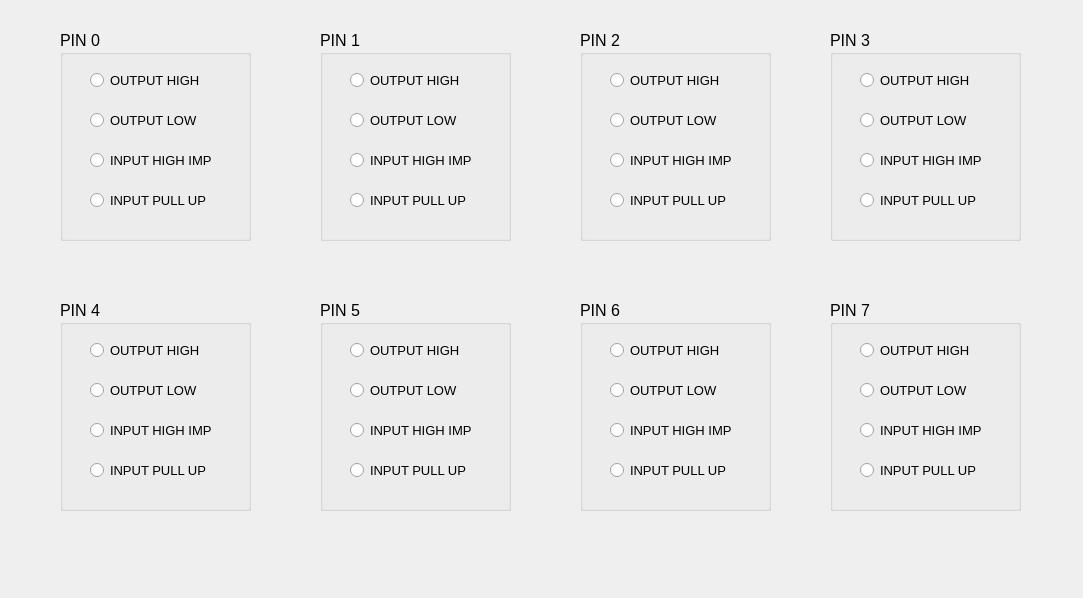
   <widget class="QWidget" name="portaPage">
    <property name="geometry">
     <rect>
      <x>0</x>
      <y>0</y>
      <width>1083</width>
      <height>598</height>
     </rect>
    </property>
    <attribute name="label">
     <string>PORTA</string>
    </attribute>
    <widget class="QGroupBox" name="portaPin0Box">
     <property name="geometry">
      <rect>
       <x>60</x>
       <y>30</y>
       <width>191</width>
       <height>211</height>
      </rect>
     </property>
     <property name="font">
      <font>
       <pointsize>12</pointsize>
      </font>
     </property>
     <property name="title">
      <string>PIN 0</string>
     </property>
     <widget class="QRadioButton" name="portaPin0OutputLowRadio">
      <property name="geometry">
       <rect>
        <x>30</x>
        <y>80</y>
        <width>131</width>
        <height>20</height>
       </rect>
      </property>
      <property name="font">
       <font>
        <pointsize>10</pointsize>
       </font>
      </property>
      <property name="text">
       <string>OUTPUT LOW</string>
      </property>
     </widget>
     <widget class="QRadioButton" name="portaPin0InputHighImpRadio">
      <property name="geometry">
       <rect>
        <x>30</x>
        <y>120</y>
        <width>151</width>
        <height>20</height>
       </rect>
      </property>
      <property name="font">
       <font>
        <pointsize>10</pointsize>
       </font>
      </property>
      <property name="text">
       <string>INPUT HIGH IMP</string>
      </property>
     </widget>
     <widget class="QRadioButton" name="portaPin0InputPullRadio">
      <property name="geometry">
       <rect>
        <x>30</x>
        <y>160</y>
        <width>141</width>
        <height>20</height>
       </rect>
      </property>
      <property name="font">
       <font>
        <pointsize>10</pointsize>
       </font>
      </property>
      <property name="text">
       <string>INPUT PULL UP</string>
      </property>
     </widget>
     <widget class="QRadioButton" name="portaPin0OutputHighRadio">
      <property name="geometry">
       <rect>
        <x>30</x>
        <y>40</y>
        <width>131</width>
        <height>20</height>
       </rect>
      </property>
      <property name="font">
       <font>
        <pointsize>10</pointsize>
       </font>
      </property>
      <property name="text">
       <string>OUTPUT HIGH</string>
      </property>
     </widget>
    </widget>
    <widget class="QGroupBox" name="portaPin1Box">
     <property name="geometry">
      <rect>
       <x>320</x>
       <y>30</y>
       <width>191</width>
       <height>211</height>
      </rect>
     </property>
     <property name="font">
      <font>
       <pointsize>12</pointsize>
      </font>
     </property>
     <property name="title">
      <string>PIN 1</string>
     </property>
     <widget class="QRadioButton" name="portaPin1OutputLowRadio">
      <property name="geometry">
       <rect>
        <x>30</x>
        <y>80</y>
        <width>131</width>
        <height>20</height>
       </rect>
      </property>
      <property name="font">
       <font>
        <pointsize>10</pointsize>
       </font>
      </property>
      <property name="text">
       <string>OUTPUT LOW</string>
      </property>
     </widget>
     <widget class="QRadioButton" name="portaPin1InputHighImpRadio">
      <property name="geometry">
       <rect>
        <x>30</x>
        <y>120</y>
        <width>151</width>
        <height>20</height>
       </rect>
      </property>
      <property name="font">
       <font>
        <pointsize>10</pointsize>
       </font>
      </property>
      <property name="text">
       <string>INPUT HIGH IMP</string>
      </property>
     </widget>
     <widget class="QRadioButton" name="portaPin1InputPullRadio">
      <property name="geometry">
       <rect>
        <x>30</x>
        <y>160</y>
        <width>141</width>
        <height>20</height>
       </rect>
      </property>
      <property name="font">
       <font>
        <pointsize>10</pointsize>
       </font>
      </property>
      <property name="text">
       <string>INPUT PULL UP</string>
      </property>
     </widget>
     <widget class="QRadioButton" name="portaPin1OutputHighRadio">
      <property name="geometry">
       <rect>
        <x>30</x>
        <y>40</y>
        <width>141</width>
        <height>20</height>
       </rect>
      </property>
      <property name="font">
       <font>
        <pointsize>10</pointsize>
       </font>
      </property>
      <property name="text">
       <string>OUTPUT HIGH</string>
      </property>
     </widget>
    </widget>
    <widget class="QGroupBox" name="portaPin2Box">
     <property name="geometry">
      <rect>
       <x>580</x>
       <y>30</y>
       <width>191</width>
       <height>211</height>
      </rect>
     </property>
     <property name="font">
      <font>
       <pointsize>12</pointsize>
      </font>
     </property>
     <property name="title">
      <string>PIN 2</string>
     </property>
     <widget class="QRadioButton" name="portaPin2OutputLowRadio">
      <property name="geometry">
       <rect>
        <x>30</x>
        <y>80</y>
        <width>131</width>
        <height>20</height>
       </rect>
      </property>
      <property name="font">
       <font>
        <pointsize>10</pointsize>
       </font>
      </property>
      <property name="text">
       <string>OUTPUT LOW</string>
      </property>
     </widget>
     <widget class="QRadioButton" name="portaPin2InputHighImpRadio">
      <property name="geometry">
       <rect>
        <x>30</x>
        <y>120</y>
        <width>151</width>
        <height>20</height>
       </rect>
      </property>
      <property name="font">
       <font>
        <pointsize>10</pointsize>
       </font>
      </property>
      <property name="text">
       <string>INPUT HIGH IMP</string>
      </property>
     </widget>
     <widget class="QRadioButton" name="portaPin2InputPullRadio">
      <property name="geometry">
       <rect>
        <x>30</x>
        <y>160</y>
        <width>141</width>
        <height>20</height>
       </rect>
      </property>
      <property name="font">
       <font>
        <pointsize>10</pointsize>
       </font>
      </property>
      <property name="text">
       <string>INPUT PULL UP</string>
      </property>
     </widget>
     <widget class="QRadioButton" name="portaPin2OutputHighRadio">
      <property name="geometry">
       <rect>
        <x>30</x>
        <y>40</y>
        <width>141</width>
        <height>20</height>
       </rect>
      </property>
      <property name="font">
       <font>
        <pointsize>10</pointsize>
       </font>
      </property>
      <property name="text">
       <string>OUTPUT HIGH</string>
      </property>
     </widget>
    </widget>
    <widget class="QGroupBox" name="portaPin3Box">
     <property name="geometry">
      <rect>
       <x>830</x>
       <y>30</y>
       <width>191</width>
       <height>211</height>
      </rect>
     </property>
     <property name="font">
      <font>
       <pointsize>12</pointsize>
      </font>
     </property>
     <property name="title">
      <string>PIN 3</string>
     </property>
     <widget class="QRadioButton" name="portaPin3OutputLowRadio">
      <property name="geometry">
       <rect>
        <x>30</x>
        <y>80</y>
        <width>141</width>
        <height>20</height>
       </rect>
      </property>
      <property name="font">
       <font>
        <pointsize>10</pointsize>
       </font>
      </property>
      <property name="text">
       <string>OUTPUT LOW</string>
      </property>
     </widget>
     <widget class="QRadioButton" name="portaPin3InputHighImpRadio">
      <property name="geometry">
       <rect>
        <x>30</x>
        <y>120</y>
        <width>151</width>
        <height>20</height>
       </rect>
      </property>
      <property name="font">
       <font>
        <pointsize>10</pointsize>
       </font>
      </property>
      <property name="text">
       <string>INPUT HIGH IMP</string>
      </property>
     </widget>
     <widget class="QRadioButton" name="portaPin3InputPullRadio">
      <property name="geometry">
       <rect>
        <x>30</x>
        <y>160</y>
        <width>141</width>
        <height>20</height>
       </rect>
      </property>
      <property name="font">
       <font>
        <pointsize>10</pointsize>
       </font>
      </property>
      <property name="text">
       <string>INPUT PULL UP</string>
      </property>
     </widget>
     <widget class="QRadioButton" name="portaPin3OutputHighRadio">
      <property name="geometry">
       <rect>
        <x>30</x>
        <y>40</y>
        <width>141</width>
        <height>20</height>
       </rect>
      </property>
      <property name="font">
       <font>
        <pointsize>10</pointsize>
       </font>
      </property>
      <property name="text">
       <string>OUTPUT HIGH</string>
      </property>
     </widget>
    </widget>
    <widget class="QGroupBox" name="portaPin7Box">
     <property name="geometry">
      <rect>
       <x>830</x>
       <y>300</y>
       <width>191</width>
       <height>211</height>
      </rect>
     </property>
     <property name="font">
      <font>
       <pointsize>12</pointsize>
      </font>
     </property>
     <property name="title">
      <string>PIN 7</string>
     </property>
     <widget class="QRadioButton" name="portaPin7OutputLowRadio">
      <property name="geometry">
       <rect>
        <x>30</x>
        <y>80</y>
        <width>141</width>
        <height>20</height>
       </rect>
      </property>
      <property name="font">
       <font>
        <pointsize>10</pointsize>
       </font>
      </property>
      <property name="text">
       <string>OUTPUT LOW</string>
      </property>
     </widget>
     <widget class="QRadioButton" name="portaPin7InputHighImpRadio">
      <property name="geometry">
       <rect>
        <x>30</x>
        <y>120</y>
        <width>151</width>
        <height>20</height>
       </rect>
      </property>
      <property name="font">
       <font>
        <pointsize>10</pointsize>
       </font>
      </property>
      <property name="text">
       <string>INPUT HIGH IMP</string>
      </property>
     </widget>
     <widget class="QRadioButton" name="portaPin7InputPullRadio">
      <property name="geometry">
       <rect>
        <x>30</x>
        <y>160</y>
        <width>141</width>
        <height>20</height>
       </rect>
      </property>
      <property name="font">
       <font>
        <pointsize>10</pointsize>
       </font>
      </property>
      <property name="text">
       <string>INPUT PULL UP</string>
      </property>
     </widget>
     <widget class="QRadioButton" name="portaPin7OutputHighRadio">
      <property name="geometry">
       <rect>
        <x>30</x>
        <y>40</y>
        <width>141</width>
        <height>20</height>
       </rect>
      </property>
      <property name="font">
       <font>
        <pointsize>10</pointsize>
       </font>
      </property>
      <property name="text">
       <string>OUTPUT HIGH</string>
      </property>
     </widget>
    </widget>
    <widget class="QGroupBox" name="portaPin4Box">
     <property name="geometry">
      <rect>
       <x>60</x>
       <y>300</y>
       <width>191</width>
       <height>211</height>
      </rect>
     </property>
     <property name="font">
      <font>
       <pointsize>12</pointsize>
      </font>
     </property>
     <property name="title">
      <string>PIN 4</string>
     </property>
     <widget class="QRadioButton" name="portaPin4OutputLowRadio">
      <property name="geometry">
       <rect>
        <x>30</x>
        <y>80</y>
        <width>141</width>
        <height>20</height>
       </rect>
      </property>
      <property name="font">
       <font>
        <pointsize>10</pointsize>
       </font>
      </property>
      <property name="text">
       <string>OUTPUT LOW</string>
      </property>
     </widget>
     <widget class="QRadioButton" name="portaPin4InputHighImpRadio">
      <property name="geometry">
       <rect>
        <x>30</x>
        <y>120</y>
        <width>151</width>
        <height>20</height>
       </rect>
      </property>
      <property name="font">
       <font>
        <pointsize>10</pointsize>
       </font>
      </property>
      <property name="text">
       <string>INPUT HIGH IMP</string>
      </property>
     </widget>
     <widget class="QRadioButton" name="portaPin4InputPullRadio">
      <property name="geometry">
       <rect>
        <x>30</x>
        <y>160</y>
        <width>141</width>
        <height>20</height>
       </rect>
      </property>
      <property name="font">
       <font>
        <pointsize>10</pointsize>
       </font>
      </property>
      <property name="text">
       <string>INPUT PULL UP</string>
      </property>
     </widget>
     <widget class="QRadioButton" name="portaPin4OutputHighRadio">
      <property name="geometry">
       <rect>
        <x>30</x>
        <y>40</y>
        <width>131</width>
        <height>20</height>
       </rect>
      </property>
      <property name="font">
       <font>
        <pointsize>10</pointsize>
       </font>
      </property>
      <property name="text">
       <string>OUTPUT HIGH</string>
      </property>
     </widget>
    </widget>
    <widget class="QGroupBox" name="portaPin6Box">
     <property name="geometry">
      <rect>
       <x>580</x>
       <y>300</y>
       <width>191</width>
       <height>211</height>
      </rect>
     </property>
     <property name="font">
      <font>
       <pointsize>12</pointsize>
      </font>
     </property>
     <property name="title">
      <string>PIN 6</string>
     </property>
     <widget class="QRadioButton" name="portaPin6OutputLowRadio">
      <property name="geometry">
       <rect>
        <x>30</x>
        <y>80</y>
        <width>131</width>
        <height>20</height>
       </rect>
      </property>
      <property name="font">
       <font>
        <pointsize>10</pointsize>
       </font>
      </property>
      <property name="text">
       <string>OUTPUT LOW</string>
      </property>
     </widget>
     <widget class="QRadioButton" name="portaPin6InputHighImpRadio">
      <property name="geometry">
       <rect>
        <x>30</x>
        <y>120</y>
        <width>151</width>
        <height>20</height>
       </rect>
      </property>
      <property name="font">
       <font>
        <pointsize>10</pointsize>
       </font>
      </property>
      <property name="text">
       <string>INPUT HIGH IMP</string>
      </property>
     </widget>
     <widget class="QRadioButton" name="portaPin6InputPullRadio">
      <property name="geometry">
       <rect>
        <x>30</x>
        <y>160</y>
        <width>141</width>
        <height>20</height>
       </rect>
      </property>
      <property name="font">
       <font>
        <pointsize>10</pointsize>
       </font>
      </property>
      <property name="text">
       <string>INPUT PULL UP</string>
      </property>
     </widget>
     <widget class="QRadioButton" name="portaPin6OutputHighRadio">
      <property name="geometry">
       <rect>
        <x>30</x>
        <y>40</y>
        <width>141</width>
        <height>20</height>
       </rect>
      </property>
      <property name="font">
       <font>
        <pointsize>10</pointsize>
       </font>
      </property>
      <property name="text">
       <string>OUTPUT HIGH</string>
      </property>
     </widget>
    </widget>
    <widget class="QGroupBox" name="portaPin5Box">
     <property name="geometry">
      <rect>
       <x>320</x>
       <y>300</y>
       <width>191</width>
       <height>211</height>
      </rect>
     </property>
     <property name="font">
      <font>
       <pointsize>12</pointsize>
      </font>
     </property>
     <property name="title">
      <string>PIN 5</string>
     </property>
     <widget class="QRadioButton" name="portaPin5OutputLowRadio">
      <property name="geometry">
       <rect>
        <x>30</x>
        <y>80</y>
        <width>141</width>
        <height>20</height>
       </rect>
      </property>
      <property name="font">
       <font>
        <pointsize>10</pointsize>
       </font>
      </property>
      <property name="text">
       <string>OUTPUT LOW</string>
      </property>
     </widget>
     <widget class="QRadioButton" name="portaPin5InputHighImpRadio">
      <property name="geometry">
       <rect>
        <x>30</x>
        <y>120</y>
        <width>151</width>
        <height>20</height>
       </rect>
      </property>
      <property name="font">
       <font>
        <pointsize>10</pointsize>
       </font>
      </property>
      <property name="text">
       <string>INPUT HIGH IMP</string>
      </property>
     </widget>
     <widget class="QRadioButton" name="portaPin5InputPullRadio">
      <property name="geometry">
       <rect>
        <x>30</x>
        <y>160</y>
        <width>141</width>
        <height>20</height>
       </rect>
      </property>
      <property name="font">
       <font>
        <pointsize>10</pointsize>
       </font>
      </property>
      <property name="text">
       <string>INPUT PULL UP</string>
      </property>
     </widget>
     <widget class="QRadioButton" name="portaPin5OutputHighRadio">
      <property name="geometry">
       <rect>
        <x>30</x>
        <y>40</y>
        <width>131</width>
        <height>20</height>
       </rect>
      </property>
      <property name="font">
       <font>
        <pointsize>10</pointsize>
       </font>
      </property>
      <property name="text">
       <string>OUTPUT HIGH</string>
      </property>
     </widget>
    </widget>
   </widget>
